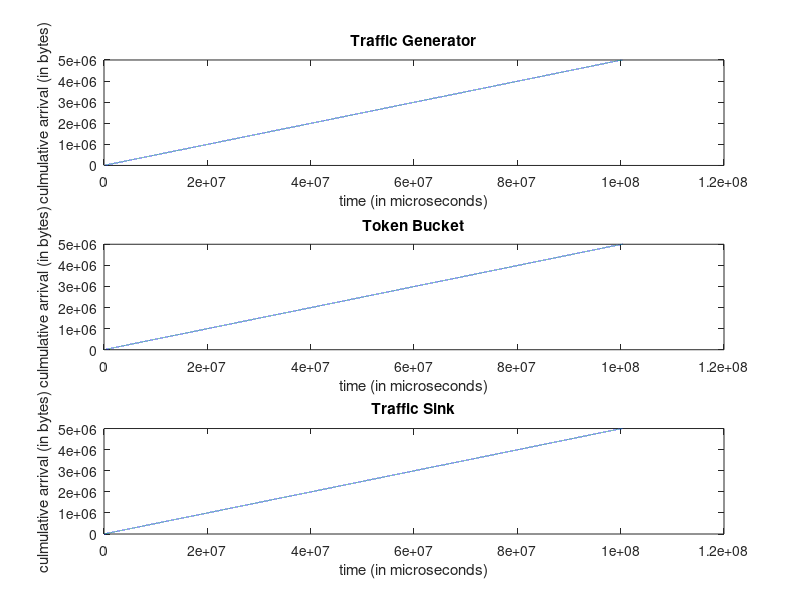
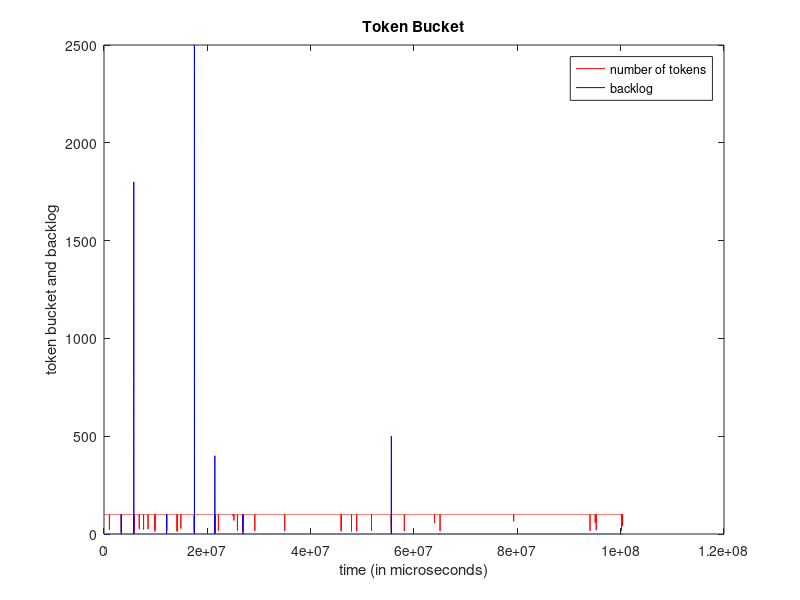
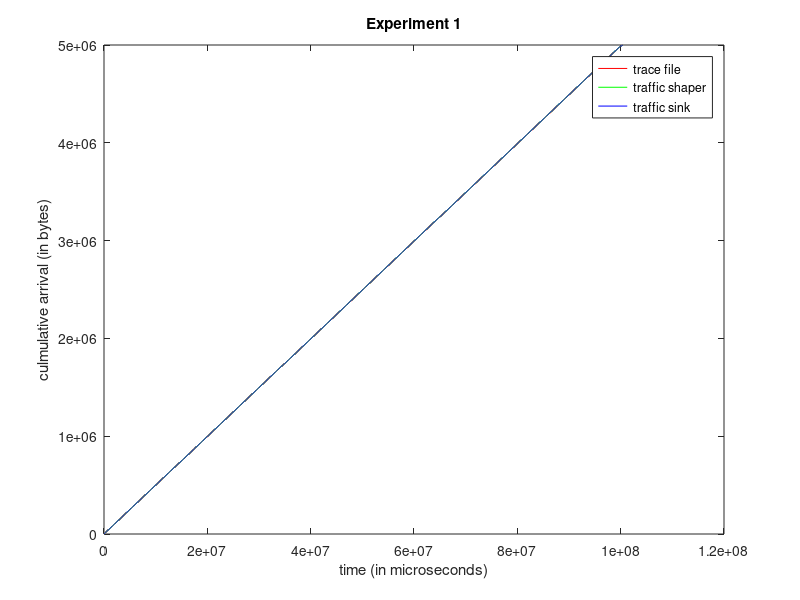

MATLAB code to generate these figures, in order:
clc;clear all;
%%%%%%%%%%%%%%%%%%%%%%%%%%%%%%%%%%%%%%%%%%%%%%%%%%%%%%%%%%%%%%%%%%%
%Reading data from a file
%Note that time is in micro seconds and packetsize is in Bytes
%%%%%%%%%%%%%%%%%%%%%%%%%%%%%%%%%%%%%%%%%%%%%%%%%%%%%%%%%%%%%%%%%%%


%trace file
[packet_no_p, time_p, packetsize_p] = textread('output_gen_exp1.txt', '%f %f %f');

figure(1);
time_array = zeros(1,50000);
cumulative_arrival = zeros(1,50000);

time_array(1) = time_p(1);
cumulative_arrival(1) = packetsize_p(1);
i=2
while i<=50000
    time_array(i) = time_array(i-1) + time_p(i);
    cumulative_arrival(i) = cumulative_arrival(i-1) + packetsize_p(i);
    i=i+1;
end
    
subplot(3,1,1);
plot(time_array,cumulative_arrival);
title('Traffic Generator');
xlabel('time (in microseconds)');
ylabel('culmulative arrival (in bytes)');



%token bucket output
[arrival_time, packetsize_p2, back_log, num_of_tokens] = textread('output_bucket_exp1.txt', '%f %f %f %f');
time_array2 = zeros(1,50000);
cumulative_arrival2 = zeros(1,50000);

time_array2(1) = arrival_time(1);
cumulative_arrival2(1) = packetsize_p2(1);
i=2
while i<=50000
    time_array2(i) = time_array2(i-1) + arrival_time(i);
    cumulative_arrival2(i) = cumulative_arrival2(i-1) + packetsize_p2(i);
    i=i+1;
end

subplot(3,1,2);
plot(time_array2,cumulative_arrival2);
title('Token Bucket');
xlabel('time (in microseconds)');
ylabel('culmulative arrival (in bytes)');


%sink output
[packet_no_p3, packetsize_p3, arrival_time] = textread('output_sink_exp1.txt', '%f %f %f');
time_array3 = zeros(1,50000);
cumulative_arrival3 = zeros(1,50000);

time_array3(1) = arrival_time(1);
cumulative_arrival3(1) = packetsize_p3(1);
i=2
while i<=50000
    time_array3(i) = time_array3(i-1) + arrival_time(i);
    cumulative_arrival3(i) = cumulative_arrival3(i-1) + packetsize_p3(i);
    i=i+1;
end

subplot(3,1,3);
plot(time_array3,cumulative_arrival3);
title('Traffic Sink');
xlabel('time (in microseconds)');
ylabel('culmulative arrival (in bytes)');


%second plot that shows the content of the token bucket and the backlog
%in the buffer as a function of time
figure(2);
subplot(1,1,1);
num_of_tokens_to_plot = zeros(1,50000);
back_log_to_plot = zeros(1,50000);
i=1;
while i<=50000
    num_of_tokens_to_plot(i) = num_of_tokens(i);
    back_log_to_plot(i) = back_log(i);
    i=i+1;
end
axis([1 50000 -100 200])
h1 = plot(time_array2,num_of_tokens_to_plot, 'r',time_array2, back_log_to_plot,'b')
hold on
hkeg1= legend(h1,'number of tokens','backlog');


title('Token Bucket');
xlabel('time (in microseconds)');
ylabel('token bucket and backlog');

figure(3);
h2 = plot(time_array,cumulative_arrival, 'r', time_array2,cumulative_arrival2, 'g', time_array3,cumulative_arrival3, 'b' );
hold on
hkeg2 = legend(h2, 'trace file', 'traffic shaper', 'traffic sink');
title('Experiment 1');
xlabel('time (in microseconds)');
ylabel('culmulative arrival (in bytes)');


